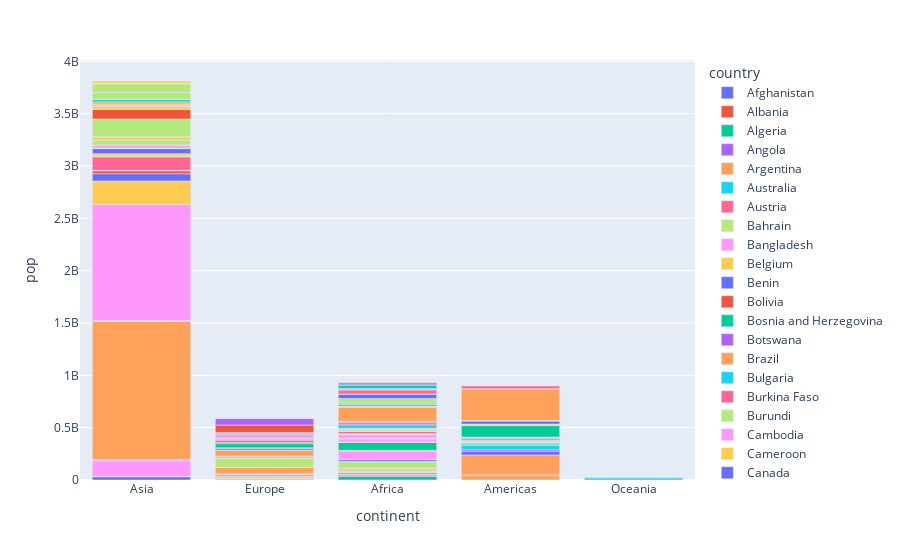

Source (notebook cell):
### Code cell
#coloring each continent by every country in it
px.bar(data_frame=countries_07,x='continent',y='pop',color='country')
